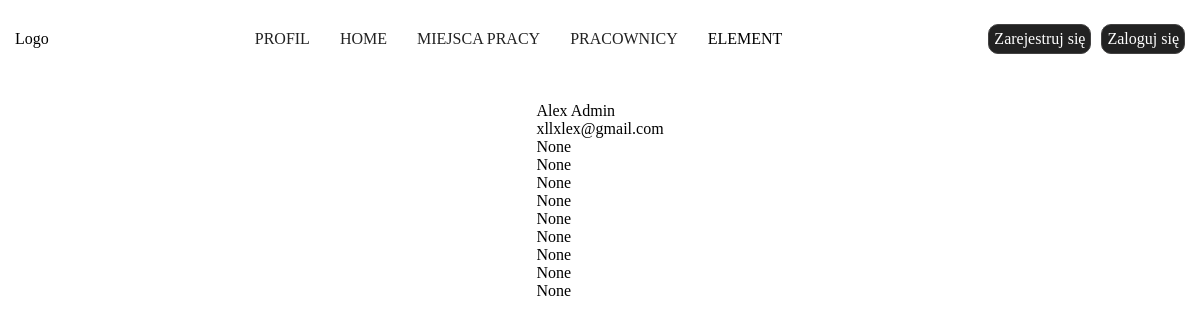
/users/user/1/, run on an earlier commit of the app's database.
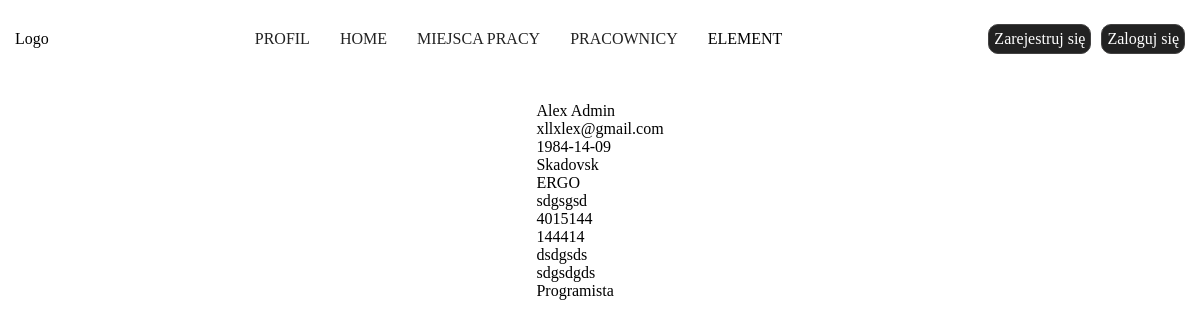
And on a later commit of the database.
### users/models.py (models this page shows, shortened)
class CustomUser(AbstractBaseUser, PermissionsMixin):
    username = models.CharField(
        _('Użytkownik'),
        null=True,
        max_length= 255,
        )
    email = models.EmailField(_("email"), unique=True)
    fp_token = models.CharField(
        null=True,
        max_length=192,
        unique=True,
    )
    birthday = models.CharField(
        _('Data urodzenia'),
        null=True,
        max_length= 55,
        )
    birthplace = models.CharField(
        _('Miejsce urodzenia'),
        null=True,
        max_length= 255,
        )
    workplace = models.CharField(
        _('Miejsce pracy'),
        null=True,
        max_length= 255,
        )
    religion = models.CharField(
        _('Religia'),
        null=True,
        max_length= 255,
        )
    insurance_number = models.CharField(
        _('Numer ubezpieczenia'),
        null=True,
        max_length= 255,
        )
    tax_number = models.CharField(
        _('Numer podatkowy'),
        null=True,
        max_length= 255,
        )
    adress_pl = models.CharField(
        _('Adres w Polsce'),
        null=True,
        max_length= 255,
        )
    adress_de = models.CharField(
        _('Adres w Niemczech'),
        null=True,
        max_length= 255,
        )
    profession = models.CharField(
        _('Zawód'),
        null=True,
        max_length= 255,
        )
    position = models.CharField(
        _('Stanowisko (pracuje w)'),
        null=True,
        max_length= 255,
        )
    internal_tax_number = models.CharField(
        _('Wewnętrzny numer podatkowy'),
        null=True,
        max_length= 255,
        )
    nfz_name = models.CharField(
        _('NFZ - nazwa'),
        null=True,
        max_length= 255,
        )
    nfz_adress = models.CharField(
        _('NFZ - adres'),
        null=True,
        max_length= 255,
        )
    phone_number = models.CharField(
        _('Telefon'),
        null=True,
        max_length= 255,
        )
    bank = models.CharField(
        _('Nazwa banku'),
        null=True,
        max_length= 255,
        )
    bic_swift = models.CharField(
        _('BIC/SWIFT'),
        null=True,
        max_length= 255,
        )
    bank_account = models.CharField(
        _('Konto i właściciel'),
        null=True,
        max_length= 255,
        )
    health_insurance_de = models.CharField(
        _('Ubezpieczenie w Niemczech'),
        null=True,
        max_length= 255,
        )
    health_insurance_de_number = models.CharField(
        _('KK VersNr'),
        null=True,
        max_length= 255,
        )
    shoe_size = models.CharField(
        _('Rozmiar buta'),
        null=True,
        max_length= 255,
        )
    growth = models.CharField(
        _('Wzrost'),
        null=True,
        max_length= 255,
        )
    work_clothes = models.CharField(
        _('Ubranie robocze'),
        null=True,
        max_length= 255,
        )
    rights = models.CharField(
        _('Uprawnienia'),
        null=True,
        max_length= 255,
        )
    is_staff = models.BooleanField(default=False)
    is_active = models.BooleanField(default=True)
    date_joined = models.DateTimeField(
        _('Data rejestracji'),
        default=timezone.now,
        )
    USERNAME_FIELD = "email"
    REQUIRED_FIELDS = []
    objects = CustomUserManager()

### users/views.py (the view)
# urls.py: path('user/<pk>/', Profile.as_view(), name='user'),
class Profile(DetailView):
    model = CustomUser
    context_object_name = 'user'
    template_name = 'profile.html'
    def get_queryset(self):
        return CustomUser.objects.filter(id=self.kwargs['pk'])

### users/templates/profile.html (shortened to what this page needs)
{% extends 'base.html' %}
{% load static %}
    {% block content %}
    <div class="profile-cont">
        <div class="userinfo">
            <p>{{ user.username }}</p>
            <p>{{ user.email }}</p>
            <p>{{ user.birthday }}</p>
            <p>{{ user.birthplace }}</p>
            <p>{{ user.workplace }}</p>
            <p>{{ user.religion }}</p>
            <p>{{ user.insurance_number }}</p>
            <p>{{ user.tax_number }}</p>
            <p>{{ user.adress_pl }}</p>
            <p>{{ user.adress_de }}</p>
            <p>{{ user.profession }}</p>
        </div>
    </div>
    {% endblock %}

### templates/base.html (shortened to what this page needs)
{% load static %}
<!DOCTYPE html>
<html lang="en">
<head>
    <link rel="stylesheet" href="{% static 'css/base.css' %}">
    <link rel="stylesheet" href="{% static 'css/login.css' %}">
    <link rel="stylesheet" href="{% static 'css/user_work.css' %}">
    <link rel="stylesheet" href="{% static 'css/create_work_object.css' %}">
</head>
<body>
    {% include 'header.html' %}
    {% block content %}{% endblock %}
</body>
</html>

### templates/header.html (shortened to what this page needs)
{% load static %}
<!DOCTYPE html>
<html lang="en">
<head>
</head>
<body>
    <div class="header-container">
        <div class="block">Logo</div>
        <div class="block">
            <ul class="navbar">
                <li class="nav-el"><a href="{% url 'user' request.user.pk %}">PROFIL</a></li>
                <li class="nav-el"><a href="{% url 'home' %}">HOME</a></li>
                <li class="nav-el"><a href="{% url 'work_objects' %}">MIEJSCA PRACY</a></li>
                <li class="nav-el"><a href="{% url 'all_users' %}">PRACOWNICY</a></li>
                <li class="nav-el"><a href="#"></a>ELEMENT</li>
            </ul>
        </div>
        <div class="block">
            {% if request.user.is_active %}
                <div class="btn"><a class="btn-title" href="{% url 'user_work' request.user.pk %}">Dodaj pracę</a></div>
                <div class="btn"><a class="btn-title" href="{% url 'logout' %}">Wyloguj się</a></div>
            {% else %}
                <div class="btn"><a class="btn-title" href="{% url 'register' %}">Zarejestruj się</a></div>
                <div class="btn"><a class="btn-title" href="{% url 'login' %}">Zaloguj się</a></div>
            {% endif %}
        </div>
    </div>
</body>
</html>

### static/css/base.css (style rules this page uses)
:root { --btn-bg-color: #222222; --border: 1px solid #434242; }
.header-container { display: flex; flex-direction: row; align-items: center; justify-content: space-between; }
.block { display: flex; align-items: center; justify-content: space-between; padding: 15px; gap: 10px; }
.navbar { display: flex; align-items: center; justify-content: space-between; }
.nav-el { gap: 10px; padding: 15px; cursor: pointer; }
.btn { padding: 5px; background-color: var(--btn-bg-color); border: var(--border); border-radius: 10px; cursor: pointer; }
a { color: #222222; text-decoration: none; }
li { list-style: none; }
.btn-title { color: white; text-decoration: none; text-align: center; }

### static/css/login.css (style rules this page uses)
* { margin: 0; padding: 0; }

### static/css/user_work.css (style rules this page uses)
.profile-cont { display: flex; flex-direction: row; justify-content: center; align-items: center; padding: 2%; gap: 50px; }

What changed in the data, as far as the page shows it:
changed CustomUser "Alex Admin": birthday "None" → "1984-14-09"; birthplace "None" → "Skadovsk"; workplace "None" → "ERGO"; religion "None" → "sdgsgsd"; insurance_number "None" → "4015144"; tax_number "None" → "144414"; adress_pl "None" → "dsdgsds"; adress_de "None" → "sdgsdgds"; profession "None" → "Programista"
